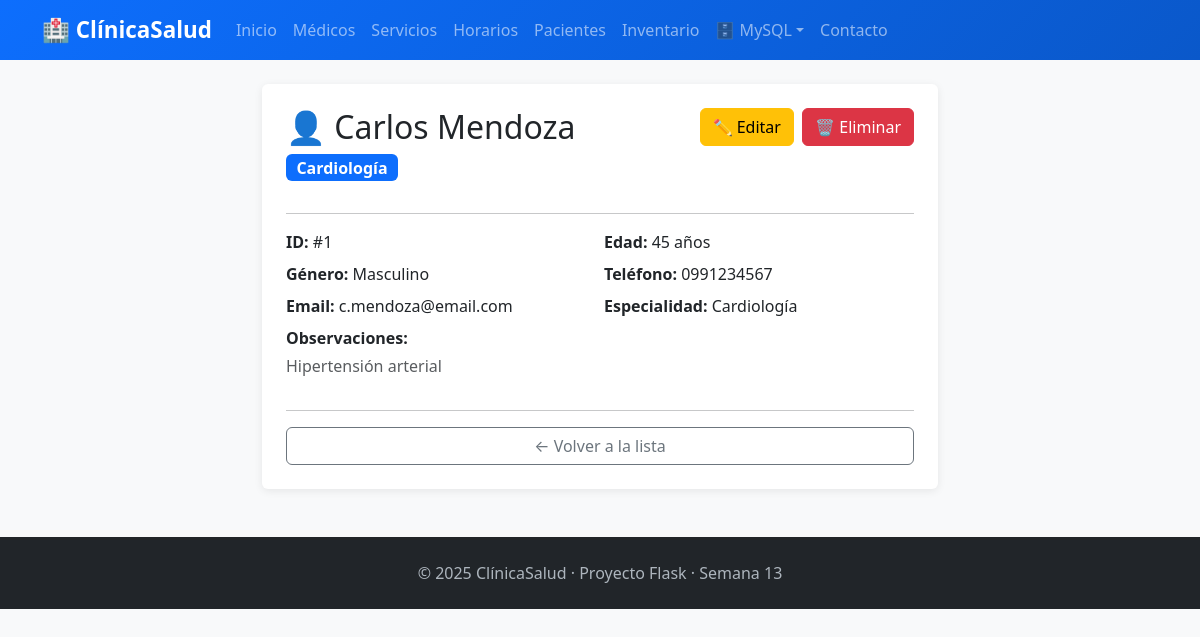
The page /pacientes/1 on the database its author committed.
### tables this page shows
CREATE TABLE pacientes (
            id_paciente   INTEGER PRIMARY KEY AUTOINCREMENT,
            nombre        TEXT    NOT NULL,
            apellido      TEXT    NOT NULL,
            edad          INTEGER NOT NULL CHECK(edad BETWEEN 0 AND 120),
            genero        TEXT    NOT NULL,
            telefono      TEXT    NOT NULL,
            email         TEXT    NOT NULL UNIQUE,
            especialidad  TEXT    NOT NULL,
            observaciones TEXT    DEFAULT ''
        );

### app.py (the view)
@app.route('/pacientes/<int:id_paciente>')
def paciente_detalle(id_paciente):
    fila = obtener_por_id(id_paciente)
    if not fila:
        flash("Paciente no encontrado.", "error")
        return redirect(url_for('pacientes_lista'))
    return render_template('pacientes/detalle.html', paciente=dict(fila))

### database.py (called while the page is built)
def get_connection():
    conn = sqlite3.connect(DB_PATH)
    conn.row_factory = sqlite3.Row   # Permite acceder como dict
    conn.execute("PRAGMA foreign_keys = ON")
    return conn

def obtener_por_id(id_paciente: int):
    conn = get_connection()
    cur  = conn.cursor()
    cur.execute("SELECT * FROM pacientes WHERE id_paciente = ?", (id_paciente,))
    fila = cur.fetchone()
    conn.close()
    return fila

### templates/pacientes/detalle.html (shortened to what this page needs)
{% extends 'base.html' %}
{% block content %}
<div class="container mt-4" style="max-width:700px">
  <div class="card p-4">
    <div class="d-flex justify-content-between align-items-start mb-3">
      <div>
        <h2>👤 {{ paciente.nombre }} {{ paciente.apellido }}</h2>
        <span class="badge bg-primary fs-6">{{ paciente.especialidad }}</span>
      </div>
      <div>
        <a href="{{ url_for('paciente_editar', id_paciente=paciente.id_paciente) }}"
           class="btn btn-warning me-1">✏️ Editar</a>
        <form method="POST"
              action="{{ url_for('paciente_eliminar', id_paciente=paciente.id_paciente) }}"
              class="d-inline"
              onsubmit="return confirm('¿Eliminar este paciente?')">
          <button type="submit" class="btn btn-danger">🗑️ Eliminar</button>
        </form>
      </div>
    </div>
    <hr>
    <div class="row g-2">
      <div class="col-md-6"><strong>ID:</strong> #{{ paciente.id_paciente }}</div>
      <div class="col-md-6"><strong>Edad:</strong> {{ paciente.edad }} años</div>
      <div class="col-md-6"><strong>Género:</strong> {{ paciente.genero }}</div>
      <div class="col-md-6"><strong>Teléfono:</strong> {{ paciente.telefono }}</div>
      <div class="col-md-6"><strong>Email:</strong> {{ paciente.email }}</div>
      <div class="col-md-6"><strong>Especialidad:</strong> {{ paciente.especialidad }}</div>
      {% if paciente.observaciones %}
      <div class="col-12 mt-2">
        <strong>Observaciones:</strong>
        <p class="text-muted mt-1">{{ paciente.observaciones }}</p>
      </div>
      {% endif %}
    </div>
    <hr>
    <a href="{{ url_for('pacientes_lista') }}" class="btn btn-outline-secondary">← Volver a la lista</a>
  </div>
</div>
{% endblock %}

### templates/base.html (style rules this page uses)
body { background-color: #f8f9fa; }
.card { border: none; box-shadow: 0 2px 8px rgba(0,0,0,.08); }

### rows shown on the page
pacientes: nombre "Carlos", apellido "Mendoza", especialidad "Cardiología", id_paciente "1", edad "45", genero "Masculino", telefono "0991234567", email "c.mendoza@email.com", observaciones "Hipertensión arterial"
